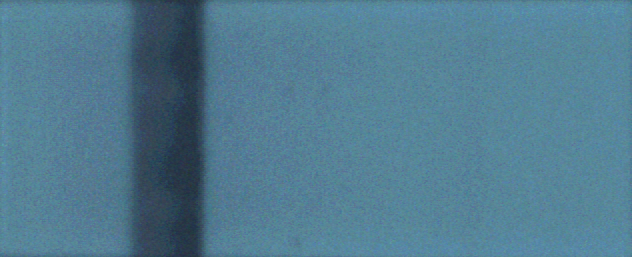
#> input picture BoundaryDetect/DetectSample/A/002S_c0_long_A3200.bmp, 632 x 257 px
$ python sample.py -image ../../../../BoundaryDetect/DetectSample/A/002S_c0_long_A3200.bmp
#> lines starting #> are read from the running program, lines starting #| are printed output that depends on the picture
### Test/src/python/page/angle.py
import numpy as np
import math
from enum import Enum
import cv2


#####
# @para : image -> cv2 read image
# @para : image002.jpg if degree > 70, use gaussian_args = 201 (suggest user could change this value)
# @return : [angle, start_point, end_point ] with format [int, [x:int, y:int], [x:int,y:int]]
###
def getAngle(image, gaussian_args=51):
    height = image.shape[0]
    gray = cv2.cvtColor(image, cv2.COLOR_BGR2GRAY)
    gray = cv2.GaussianBlur(gray, (gaussian_args, gaussian_args), 0)
    ret, thresh = cv2.threshold(gray, 30, 200, 0)
    image = np.transpose(thresh)
    verify_set = []
    for x, x_data in enumerate(image):
        for y, y_data in enumerate(x_data):
            if y_data > 0:
                verify_set.append([x, height - y])
                break

    data_len = len(verify_set)
    start_point = int(data_len * 1 / 4)
    end_point = int(data_len * 3 / 4)
    angle = 0
    if start_point != end_point:
        slope = (verify_set[start_point][1] - verify_set[end_point][1]) / (
                    verify_set[start_point][0] - verify_set[end_point][0])
        angle = math.atan(slope) * 180 / math.pi
    angle = round(angle)
    angle *= -1
    return [angle, verify_set[start_point], verify_set[end_point], thresh]

### Test/src/python/page/sample.py
# coding=UTF-8
# !/usr/bin/python3
import numpy as np
import argparse
import imutils
import cv2
from angle import getAngle
import math
from matplotlib import pyplot as plt

ap = argparse.ArgumentParser()

ap.add_argument("-i", "-image", required=False, help="Path to the image")
ap.add_argument("-s", "-start", required=False, help="auto rotate image which start from the arg")
ap.add_argument("-e", "-end", required=False, help="auto rotate image which end to the arg")
ap.add_argument("-spec", "-spec", required=False, help="auto rotate image to spec angle")

args = vars(ap.parse_args())

test_img = ["image001_ori.jpg"]
start_angle = 0
end_angle = 1


def rotate_img(image, rotate):
    (h, w) = image.shape[:2]
    center = (w / 2, h / 2)
    M = cv2.getRotationMatrix2D(center, rotate * (- 1), 1)  # 旋转 , 缩放
    rotation_img = cv2.warpAffine(image, M, (w, h))
    return rotation_img


if args["i"]:
    test_img = [args["i"]]

if args["s"]:
    start_angle = int(args["s"])

if args["e"]:
    end_angle = int(args["e"]) + 1


def auto_rotate_and_test(filename):
    image = cv2.imread(filename)
#> image is the input picture: shape (257, 632, 3); mean B, G, R 144.2, 123.4, 81.4
    image = cv2.cvtColor(image, cv2.COLOR_BGR2RGB)
    if args["spec"]:
        spec_angle = int(args["spec"])
        rotation_img = rotate_img(image, spec_angle)
        calcute_angle(rotation_img, filename, str(spec_angle))
    else:
        for i in range(start_angle, end_angle):
            rotation_img = rotate_img(image, i)
            calcute_angle(rotation_img, filename, str(i))
#> this loop made 1 pass
#> pass 1, in calcute_angle, `gray = cv2.cvtColor(image, cv2.COLOR_BGR2GRAY)`:
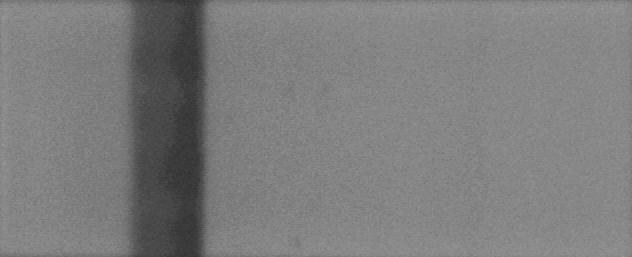
#> gray: shape (257, 632); min 50, max 155, mean 124.9
#> pass 1, in calcute_angle, `plt.show()`:
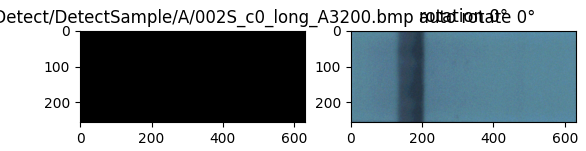
#> figure drawn by matplotlib, 2 panels


def calcute_angle(image, filename, angle=""):
    gray = cv2.cvtColor(image, cv2.COLOR_BGR2GRAY)
    gray = cv2.GaussianBlur(gray, (31, 31), 0)
    ret, thresh = cv2.threshold(gray, 30, 200, 0)
    plt.subplot(221)
    plt.imshow(thresh, 'gray')
    if angle != "":
        plt.title("%s auto rotate %s°" % (filename, angle))
    else:
        plt.title("%s" % filename)
    plt.subplot(222)
    plt.imshow(image)
    plt.title("rotation %d°" % (getAngle(image))[0])
    plt.show()


def test_img_list():
    for f in test_img:
        image = cv2.imread(f)
        calcute_angle(image, f)


for img in test_img:
    auto_rotate_and_test(img)
# calcute_angle()
